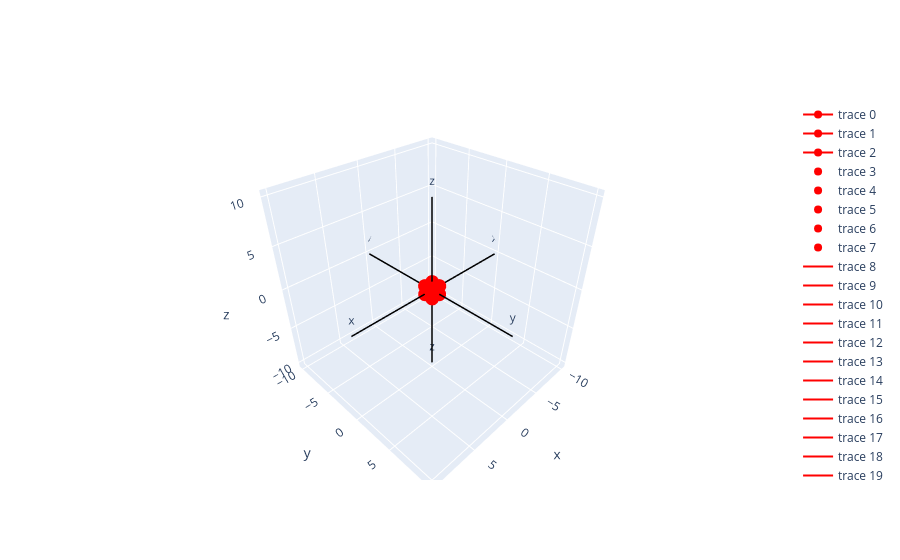

The cell this chart's notebook holds for it:
### Code cell
import numpy as np
import plotly.graph_objects as go 

def jk(vecs):
    vecs_c = vecs.copy()
    d = np.array(vecs).sum(axis = 0)
    vecs_c.append(d)
    z = np.array([0, 0, 0])
    vecs_c.append(z)
    for i in range(len(vecs)):
        for j in range(i+1, len(vecs)):
            h = vecs[i] + vecs[j]
            vecs_c.append(h)
    return vecs_c


def draw3x3(A):
    v1 = A[:, 0]
    v2 = A[:, 1]
    v3 = A[:, 2]

    fig = go.Figure()

    def add_vec(fig, v):
        fig.add_trace(go.Scatter3d(
            x = [0, v[0]],
            y = [0, v[1]],
            z = [0, v[2]],
            mode = 'lines+markers+text', line = dict(color = 'red')

        ))


    add_vec(fig, v1)
    add_vec(fig, v2)
    add_vec(fig, v3)

    lst = jk([v1, v2, v3])

    for i in range(3, len(lst)):
        fig.add_trace(go.Scatter3d(
        x = [0, (lst[i])[0]],
        y = [0, (lst[i])[1]],
        z = [0, (lst[i])[2]],
        mode = 'markers', marker = dict(color = 'red'), text = [None, 'name']))


    for i, j in enumerate(lst, 0):
        newlst = lst.copy()
        _ = newlst.pop(i)
        for k in newlst:

            fig.add_trace(go.Scatter3d(
                x = [j[0], k[0]],
                y = [j[1], k[1]],
                z = [j[2], k[2]],
                mode = 'lines', line = dict(color = 'red'), text = [None, 'name']))



    def axis(fig, l):
        fig.add_trace(go.Scatter3d(
            x = [-l, l],
            y = [0, 0],
            z = [0, 0],
            mode = 'lines+text', line = dict(width = 3, color = 'black'), text = 'x'
        ))
        fig.add_trace(go.Scatter3d(
            x = [0, 0],
            y = [-l, l],
            z = [0, 0],
            mode = 'lines+text', line = dict(width = 3, color = 'black'), text = 'y'
        ))
        fig.add_trace(go.Scatter3d(
            x = [0, 0],
            y = [0, 0],
            z = [-l, l],
            mode = 'lines+text', line = dict(width = 3, color = 'black'), text = 'z'
        ))
    axis(fig, 10)

    fig.show()


de = np.eye(3, 3)
np.random.seed(29)
f = np.random.randint(1, 8, (3, 3))
g = np.eye(3, 3) * 5

x = np.array([[2, 3, 0],
              [1, 4, 5],
              [0, 2, 0]])

y = np.array([[2, 3, 0],
              [-4, -1, 0],
              [0, 0, 0]])

e = np.eye(3, 3)
aa = np.array([[1, 0, 0],
               [0, 1, 0],
               [0, 0, 1]]) * 5
draw3x3(aa)

### Figure 1 — Plotly figure (JSON) as saved in the notebook; plotly's stock layout.template omitted (floating-point values rounded to 4 significant figures)
{"data": [{"line": {"color": "red"}, "mode": "lines+markers+text", "type": "scatter3d", "x": [0, 1], "y": [0, 0], "z": [0, 0]}, {"line": {"color": "red"}, "mode": "lines+markers+text", "type": "scatter3d", "x": [0, 0], "y": [0, 1], "z": [0, 0]}, {"line": {"color": "red"}, "mode": "lines+markers+text", "type": "scatter3d", "x": [0, 0], "y": [0, 0], "z": [0, 1]}, {"marker": {"color": "red"}, "mode": "markers", "text": [null, "name"], "type": "scatter3d", "x": [0, 1], "y": [0, 1], "z": [0, 1]}, {"marker": {"color": "red"}, "mode": "markers", "text": [null, "name"], "type": "scatter3d", "x": [0, 0], "y": [0, 0], "z": [0, 0]}, {"marker": {"color": "red"}, "mode": "markers", "text": [null, "name"], "type": "scatter3d", "x": [0, 1], "y": [0, 1], "z": [0, 0]}, {"marker": {"color": "red"}, "mode": "markers", "text": [null, "name"], "type": "scatter3d", "x": [0, 1], "y": [0, 0], "z": [0, 1]}, {"marker": {"color": "red"}, "mode": "markers", "text": [null, "name"], "type": "scatter3d", "x": [0, 0], "y": [0, 1], "z": [0, 1]}, {"line": {"color": "red"}, "mode": "lines", "text": [null, "name"], "type": "scatter3d", "x": [1, 0], "y": [0, 1], "z": [0, 0]}, {"line": {"color": "red"}, "mode": "lines", "text": [null, "name"], "type": "scatter3d", "x": [1, 0], "y": [0, 0], "z": [0, 1]}, {"line": {"color": "red"}, "mode": "lines", "text": [null, "name"], "type": "scatter3d", "x": [1, 1], "y": [0, 1], "z": [0, 1]}, {"line": {"color": "red"}, "mode": "lines", "text": [null, "name"], "type": "scatter3d", "x": [1, 0], "y": [0, 0], "z": [0, 0]}, {"line": {"color": "red"}, "mode": "lines", "text": [null, "name"], "type": "scatter3d", "x": [1, 1], "y": [0, 1], "z": [0, 0]}, {"line": {"color": "red"}, "mode": "lines", "text": [null, "name"], "type": "scatter3d", "x": [1, 1], "y": [0, 0], "z": [0, 1]}, {"line": {"color": "red"}, "mode": "lines", "text": [null, "name"], "type": "scatter3d", "x": [1, 0], "y": [0, 1], "z": [0, 1]}, {"line": {"color": "red"}, "mode": "lines", "text": [null, "name"], "type": "scatter3d", "x": [0, 1], "y": [1, 0], "z": [0, 0]}, {"line": {"color": "red"}, "mode": "lines", "text": [null, "name"], "type": "scatter3d", "x": [0, 0], "y": [1, 0], "z": [0, 1]}, {"line": {"color": "red"}, "mode": "lines", "text": [null, "name"], "type": "scatter3d", "x": [0, 1], "y": [1, 1], "z": [0, 1]}, {"line": {"color": "red"}, "mode": "lines", "text": [null, "name"], "type": "scatter3d", "x": [0, 0], "y": [1, 0], "z": [0, 0]}, {"line": {"color": "red"}, "mode": "lines", "text": [null, "name"], "type": "scatter3d", "x": [0, 1], "y": [1, 1], "z": [0, 0]}, {"line": {"color": "red"}, "mode": "lines", "text": [null, "name"], "type": "scatter3d", "x": [0, 1], "y": [1, 0], "z": [0, 1]}, {"line": {"color": "red"}, "mode": "lines", "text": [null, "name"], "type": "scatter3d", "x": [0, 0], "y": [1, 1], "z": [0, 1]}, {"line": {"color": "red"}, "mode": "lines", "text": [null, "name"], "type": "scatter3d", "x": [0, 1], "y": [0, 0], "z": [1, 0]}, {"line": {"color": "red"}, "mode": "lines", "text": [null, "name"], "type": "scatter3d", "x": [0, 0], "y": [0, 1], "z": [1, 0]}, {"line": {"color": "red"}, "mode": "lines", "text": [null, "name"], "type": "scatter3d", "x": [0, 1], "y": [0, 1], "z": [1, 1]}, {"line": {"color": "red"}, "mode": "lines", "text": [null, "name"], "type": "scatter3d", "x": [0, 0], "y": [0, 0], "z": [1, 0]}, {"line": {"color": "red"}, "mode": "lines", "text": [null, "name"], "type": "scatter3d", "x": [0, 1], "y": [0, 1], "z": [1, 0]}, {"line": {"color": "red"}, "mode": "lines", "text": [null, "name"], "type": "scatter3d", "x": [0, 1], "y": [0, 0], "z": [1, 1]}, {"line": {"color": "red"}, "mode": "lines", "text": [null, "name"], "type": "scatter3d", "x": [0, 0], "y": [0, 1], "z": [1, 1]}, {"line": {"color": "red"}, "mode": "lines", "text": [null, "name"], "type": "scatter3d", "x": [1, 1], "y": [1, 0], "z": [1, 0]}, {"line": {"color": "red"}, "mode": "lines", "text": [null, "name"], "type": "scatter3d", "x": [1, 0], "y": [1, 1], "z": [1, 0]}, {"line": {"color": "red"}, "mode": "lines", "text": [null, "name"], "type": "scatter3d", "x": [1, 0], "y": [1, 0], "z": [1, 1]}, {"line": {"color": "red"}, "mode": "lines", "text": [null, "name"], "type": "scatter3d", "x": [1, 0], "y": [1, 0], "z": [1, 0]}, {"line": {"color": "red"}, "mode": "lines", "text": [null, "name"], "type": "scatter3d", "x": [1, 1], "y": [1, 1], "z": [1, 0]}, {"line": {"color": "red"}, "mode": "lines", "text": [null, "name"], "type": "scatter3d", "x": [1, 1], "y": [1, 0], "z": [1, 1]}, {"line": {"color": "red"}, "mode": "lines", "text": [null, "name"], "type": "scatter3d", "x": [1, 0], "y": [1, 1], "z": [1, 1]}, {"line": {"color": "red"}, "mode": "lines", "text": [null, "name"], "type": "scatter3d", "x": [0, 1], "y": [0, 0], "z": [0, 0]}, {"line": {"color": "red"}, "mode": "lines", "text": [null, "name"], "type": "scatter3d", "x": [0, 0], "y": [0, 1], "z": [0, 0]}, {"line": {"color": "red"}, "mode": "lines", "text": [null, "name"], "type": "scatter3d", "x": [0, 0], "y": [0, 0], "z": [0, 1]}, {"line": {"color": "red"}, "mode": "lines", "text": [null, "name"], "type": "scatter3d", "x": [0, 1], "y": [0, 1], "z": [0, 1]}, {"line": {"color": "red"}, "mode": "lines", "text": [null, "name"], "type": "scatter3d", "x": [0, 1], "y": [0, 1], "z": [0, 0]}, {"line": {"color": "red"}, "mode": "lines", "text": [null, "name"], "type": "scatter3d", "x": [0, 1], "y": [0, 0], "z": [0, 1]}, {"line": {"color": "red"}, "mode": "lines", "text": [null, "name"], "type": "scatter3d", "x": [0, 0], "y": [0, 1], "z": [0, 1]}, {"line": {"color": "red"}, "mode": "lines", "text": [null, "name"], "type": "scatter3d", "x": [1, 1], "y": [1, 0], "z": [0, 0]}, {"line": {"color": "red"}, "mode": "lines", "text": [null, "name"], "type": "scatter3d", "x": [1, 0], "y": [1, 1], "z": [0, 0]}, {"line": {"color": "red"}, "mode": "lines", "text": [null, "name"], "type": "scatter3d", "x": [1, 0], "y": [1, 0], "z": [0, 1]}, {"line": {"color": "red"}, "mode": "lines", "text": [null, "name"], "type": "scatter3d", "x": [1, 1], "y": [1, 1], "z": [0, 1]}, {"line": {"color": "red"}, "mode": "lines", "text": [null, "name"], "type": "scatter3d", "x": [1, 0], "y": [1, 0], "z": [0, 0]}, {"line": {"color": "red"}, "mode": "lines", "text": [null, "name"], "type": "scatter3d", "x": [1, 1], "y": [1, 0], "z": [0, 1]}, {"line": {"color": "red"}, "mode": "lines", "text": [null, "name"], "type": "scatter3d", "x": [1, 0], "y": [1, 1], "z": [0, 1]}, {"line": {"color": "red"}, "mode": "lines", "text": [null, "name"], "type": "scatter3d", "x": [1, 1], "y": [0, 0], "z": [1, 0]}, {"line": {"color": "red"}, "mode": "lines", "text": [null, "name"], "type": "scatter3d", "x": [1, 0], "y": [0, 1], "z": [1, 0]}, {"line": {"color": "red"}, "mode": "lines", "text": [null, "name"], "type": "scatter3d", "x": [1, 0], "y": [0, 0], "z": [1, 1]}, {"line": {"color": "red"}, "mode": "lines", "text": [null, "name"], "type": "scatter3d", "x": [1, 1], "y": [0, 1], "z": [1, 1]}, {"line": {"color": "red"}, "mode": "lines", "text": [null, "name"], "type": "scatter3d", "x": [1, 0], "y": [0, 0], "z": [1, 0]}, {"line": {"color": "red"}, "mode": "lines", "text": [null, "name"], "type": "scatter3d", "x": [1, 1], "y": [0, 1], "z": [1, 0]}, {"line": {"color": "red"}, "mode": "lines", "text": [null, "name"], "type": "scatter3d", "x": [1, 0], "y": [0, 1], "z": [1, 1]}, {"line": {"color": "red"}, "mode": "lines", "text": [null, "name"], "type": "scatter3d", "x": [0, 1], "y": [1, 0], "z": [1, 0]}, {"line": {"color": "red"}, "mode": "lines", "text": [null, "name"], "type": "scatter3d", "x": [0, 0], "y": [1, 1], "z": [1, 0]}, {"line": {"color": "red"}, "mode": "lines", "text": [null, "name"], "type": "scatter3d", "x": [0, 0], "y": [1, 0], "z": [1, 1]}, {"line": {"color": "red"}, "mode": "lines", "text": [null, "name"], "type": "scatter3d", "x": [0, 1], "y": [1, 1], "z": [1, 1]}, {"line": {"color": "red"}, "mode": "lines", "text": [null, "name"], "type": "scatter3d", "x": [0, 0], "y": [1, 0], "z": [1, 0]}, {"line": {"color": "red"}, "mode": "lines", "text": [null, "name"], "type": "scatter3d", "x": [0, 1], "y": [1, 1], "z": [1, 0]}, {"line": {"color": "red"}, "mode": "lines", "text": [null, "name"], "type": "scatter3d", "x": [0, 1], "y": [1, 0], "z": [1, 1]}, {"line": {"color": "black", "width": 3}, "mode": "lines+text", "text": "x", "type": "scatter3d", "x": [-10, 10], "y": [0, 0], "z": [0, 0]}, {"line": {"color": "black", "width": 3}, "mode": "lines+text", "text": "y", "type": "scatter3d", "x": [0, 0], "y": [-10, 10], "z": [0, 0]}, {"line": {"color": "black", "width": 3}, "mode": "lines+text", "text": "z", "type": "scatter3d", "x": [0, 0], "y": [0, 0], "z": [-10, 10]}], "layout": {}}
